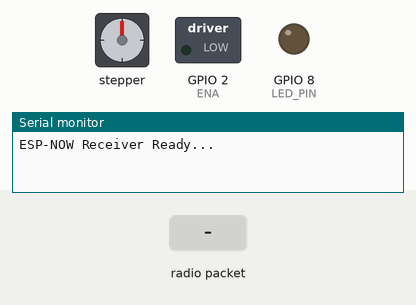
This sketch was run on a simulated ESP32-S3. Parts: stepper motor, switched loads named in the sketch (green lamp = pin HIGH), output pins drawn as LEDs (lit = HIGH), the last lines printed to the serial monitor. Inputs (shaded band) come from the test bench. WiFi joins after 1.5 s; servers stay silent unless stated; stepper angles assume 200 steps per turn.

Above: at 1.2 s.
1.3 s: radio packet "5" arrives
At 1.9 s:
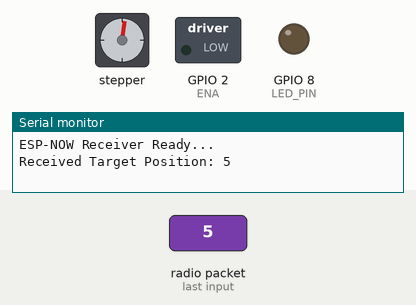
2.9 s: radio packet "90" arrives
At 4.2 s:
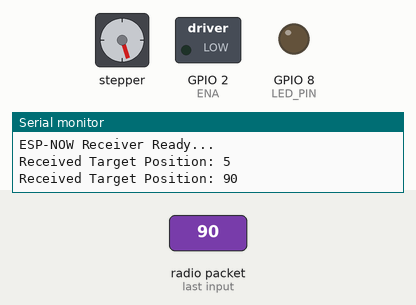
4.5 s: radio packet "200" arrives
At 5.5 s:
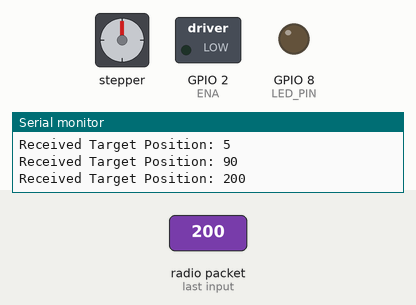
6.1 s: radio packet "5" arrives
At 6.25 s:
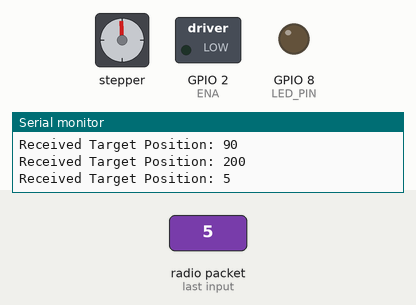
Timing chart, 0 to 8.9 s (numbered marks = the images above; inputs shaded):
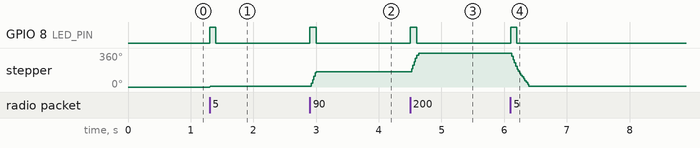

Measured:
- after the input at 1.3 s, GPIO 8 (LED_PIN): LOW → HIGH at once, → LOW 0.10 s later; stepper: goes 1° 0.01 s, then 9°, starting at once
- after the input at 2.9 s, GPIO 8 (LED_PIN): LOW → HIGH at once, → LOW 0.10 s later; stepper: turns 153° clockwise, starting at once
- after the input at 4.5 s, GPIO 8 (LED_PIN): LOW → HIGH at once, → LOW 0.10 s later; stepper: turns 198° clockwise in 0.13 s, starting at once
- after the input at 6.1 s, GPIO 8 (LED_PIN): LOW → HIGH at once, → LOW 0.10 s later; stepper: turns 351° counter-clockwise in 0.30 s, starting at once

The sketch:

RX_ESP-NOW_Multimotors_Attractor.ino
```cpp
#include <esp_now.h>
#include <WiFi.h>
#include <AccelStepper.h>

//=========================================
// LED Definitions
#define LED_PIN 8
const unsigned long LED_DURATION = 100; // LED stays ON for 100ms
unsigned long ledOnTime = 0;
bool ledOn = false;

// Stepper Motor Definitions
#define DIR 10  // Direction pin
#define PUL 9  // Pulse (Step) pin
#define ENA 2  // Enable pin

AccelStepper stepper(AccelStepper::DRIVER, PUL, DIR);
long targetPosition = 0; // Target position received via ESP-NOW
//=========================================

// Callback function to handle incoming ESP-NOW data
void OnDataRecv(const esp_now_recv_info* recv_info, const uint8_t *data, int data_len) {
    // Convert received data to a string
    String receivedData = "";
    for (int i = 0; i < data_len; i++) {
        receivedData += (char)data[i];
    }

    // Convert received string to integer position
    targetPosition = receivedData.toInt();
    Serial.print("Received Target Position: ");
    Serial.println(targetPosition);

    // Move stepper motor to target position
    stepper.moveTo(targetPosition);

    // Blink LED to indicate data reception
    digitalWrite(LED_PIN, HIGH);
    ledOnTime = millis();
    ledOn = true;
}

void setup() {
    Serial.begin(115200);
    WiFi.mode(WIFI_STA);   // Set ESP32 to station mode
    WiFi.begin("", "", 1);  // force channel 1
    WiFi.disconnect();

    // Initialize ESP-NOW
    if (esp_now_init() != ESP_OK) {
        Serial.println("Error initializing ESP-NOW");
        return;
    }
    esp_now_register_recv_cb(OnDataRecv); // Register callback

    // Setup LED pin
    pinMode(LED_PIN, OUTPUT);
    digitalWrite(LED_PIN, LOW);

    // Setup stepper motor
    pinMode(ENA, OUTPUT);
    digitalWrite(ENA, LOW); // Enable the driver (LOW = enabled for many drivers)
    stepper.setMaxSpeed(1000);    // Set max speed (steps/sec)
    stepper.setAcceleration(100000); // Set acceleration (steps/sec²)

    Serial.println("ESP-NOW Receiver Ready...");
}

void loop() {
    // Run stepper motor to the latest received position
    if (stepper.distanceToGo() != 0) {
        stepper.run();
    }

    // Turn off LED after LED_DURATION
    if (ledOn && millis() - ledOnTime >= LED_DURATION) {
        digitalWrite(LED_PIN, LOW);
        ledOn = false;
    }
}
```
